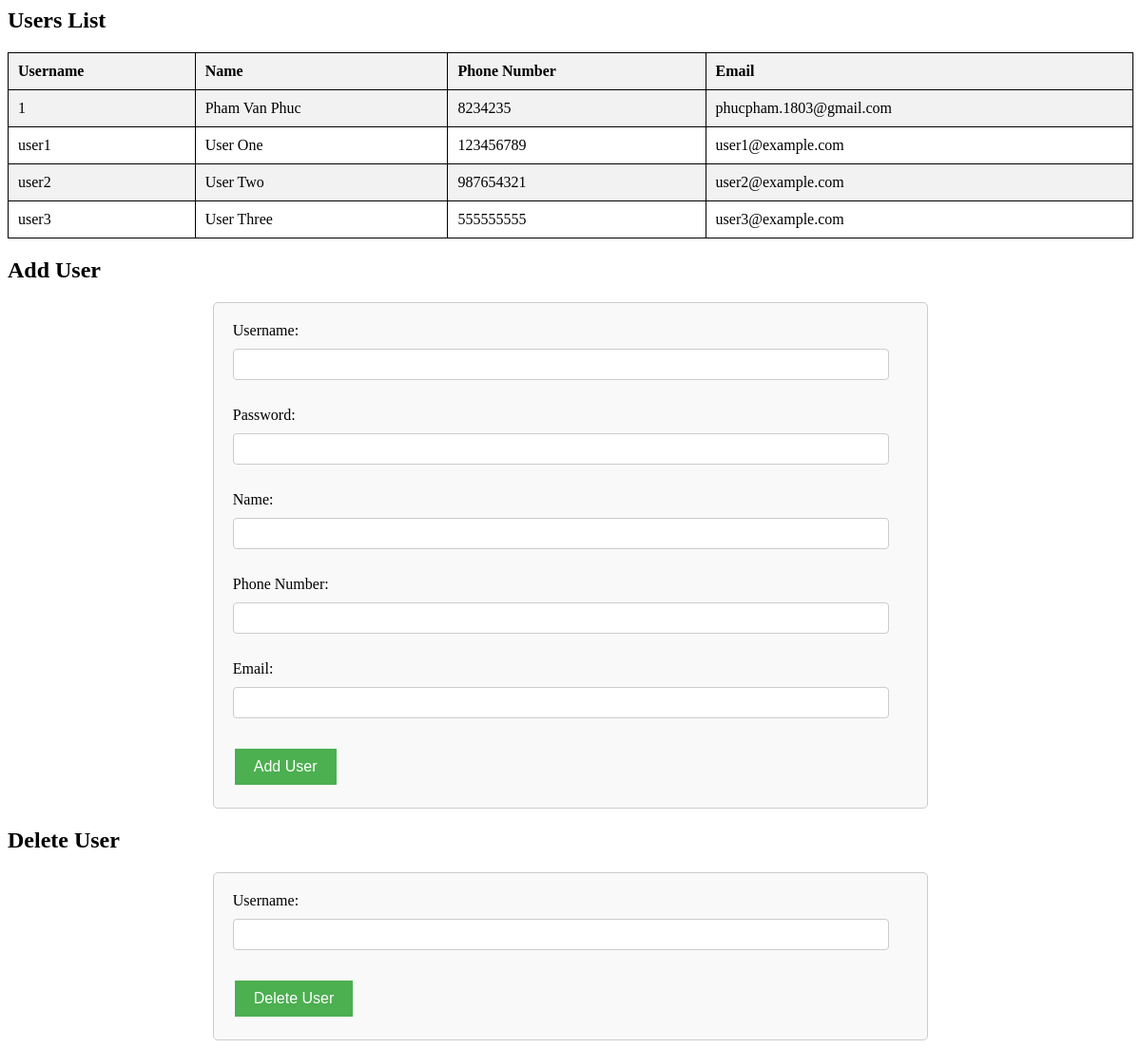
/admin/users.php, run on the app's committed database.
### tables this page shows
CREATE TABLE `users` (
  `username` varchar(50) NOT NULL,
  `password` varchar(100) DEFAULT NULL,
  `name` varchar(100) DEFAULT NULL,
  `phoneNumber` varchar(15) DEFAULT NULL,
  `email` varchar(100) DEFAULT NULL
);

### src/admin/users.php (the view, shortened to what this page needs)
<?php
$conn = new mysqli(DB_HOST, DB_USER, DB_PASS, DB_NAME);
$sql = "SELECT * FROM users";
$result = mysqli_query($conn, $sql);
?>
<h2>Users List</h2>
<table border="1">
    <tr>
        <th>Username</th>
        <th>Name</th>
        <th>Phone Number</th>
        <th>Email</th>
    </tr>
    <?php
    while ($row = mysqli_fetch_assoc($result)) {
        echo "<tr>";
        echo "<td data-username='" . $row['username'] . "'>" . $row['username'] . "</td>";
        echo "<td data-name='" . $row['name'] . "'>" . $row['name'] . "</td>";
        echo "<td data-phone='" . $row['phoneNumber'] . "'>" . $row['phoneNumber'] . "</td>";
        echo "<td data-email='" . $row['email'] . "'>" . $row['email'] . "</td>";
        echo "</tr>";
    }
    ?>
</table>
<h2>Add User</h2>
<form action="add_user.php" method="POST">
    <label for="username">Username:</label>
    <input type="text" id="username" name="username"><br><br>
    <label for="password">Password:</label>
    <input type="text" id="password" name="password"><br><br>
    <label for="name">Name:</label>
    <input type="text" id="name" name="name"><br><br>
    <label for="phone">Phone Number:</label>
    <input type="text" id="phone" name="phone"><br><br>
    <label for="email">Email:</label>
    <input type="text" id="email" name="email"><br><br>
    <input type="submit" value="Add User">
</form>
<h2>Delete User</h2>
<form action="delete_user.php" method="POST">
    <label for="username">Username:</label>
    <input type="text" id="username" name="username"><br><br>
    <input type="submit" value="Delete User">
</form>
<link rel="stylesheet" href="style.css">

### src/admin/style.css (style rules this page uses)
table { width: 100%; border-collapse: collapse; margin-top: 20px; }
table, th, td { border: 1px solid black; }
th, td { padding: 10px; text-align: left; }
th { background-color: #f2f2f2; }
tr:nth-child(even) { background-color: #f2f2f2; }
form { margin-top: 20px; }
label { display: inline-block; width: 120px; }
input[type="text"] { width: 200px; padding: 5px; margin-bottom: 10px; }
form { margin-top: 20px; border: 1px solid #ccc; border-radius: 5px; padding: 20px; background-color: #f9f9f9; width: 60%; margin: auto; }
label { display: block; margin-bottom: 10px; }
input[type="text"] { width: calc(100% - 20px); padding: 8px; margin-bottom: 10px; border: 1px solid #ccc; border-radius: 4px; box-sizing: border-box; }
button, input[type="submit"] { background-color: #4CAF50; border: none; color: white; padding: 10px 20px; text-align: center; text-decoration: none; display: inline-block; font-size: 16px; margin: 4px 2px; cursor: pointer; }

### data on the page
users: username "1", name "Pham Van Phuc", phoneNumber "8234235", email "phucpham.1803@gmail.com"
users: username "user1", name "User One", phoneNumber "123456789", email "user1@example.com"
users: username "user2", name "User Two", phoneNumber "987654321", email "user2@example.com"
users: username "user3", name "User Three", phoneNumber "555555555", email "user3@example.com"
